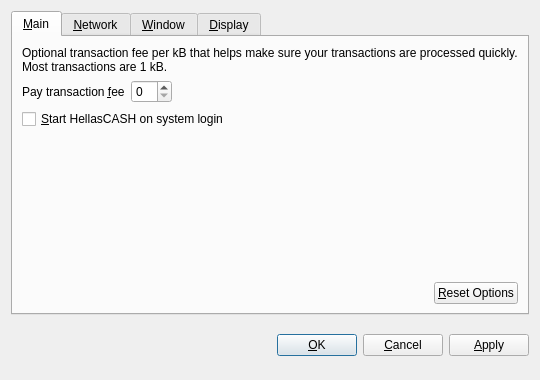
<?xml version="1.0" encoding="UTF-8"?>
<ui version="4.0">
 <class>OptionsDialog</class>
 <widget class="QDialog" name="OptionsDialog">
  <property name="geometry">
   <rect>
    <x>0</x>
    <y>0</y>
    <width>540</width>
    <height>380</height>
   </rect>
  </property>
  <property name="windowTitle">
   <string>Options</string>
  </property>
  <property name="modal">
   <bool>true</bool>
  </property>
  <layout class="QVBoxLayout" name="verticalLayout">
   <item>
    <widget class="QTabWidget" name="tabWidget">
     <property name="tabPosition">
      <enum>QTabWidget::North</enum>
     </property>
     <property name="currentIndex">
      <number>0</number>
     </property>
     <widget class="QWidget" name="tabMain">
      <attribute name="title">
       <string>&amp;Main</string>
      </attribute>
      <layout class="QVBoxLayout" name="verticalLayout_Main">
       <item>
        <widget class="QLabel" name="transactionFeeInfoLabel">
         <property name="text">
          <string>Optional transaction fee per kB that helps make sure your transactions are processed quickly. Most transactions are 1 kB.</string>
         </property>
         <property name="textFormat">
          <enum>Qt::PlainText</enum>
         </property>
         <property name="wordWrap">
          <bool>true</bool>
         </property>
        </widget>
       </item>
       <item>
        <layout class="QHBoxLayout" name="horizontalLayout_1_Main">
         <item>
          <widget class="QLabel" name="transactionFeeLabel">
           <property name="text">
            <string>Pay transaction &amp;fee</string>
           </property>
           <property name="textFormat">
            <enum>Qt::PlainText</enum>
           </property>
           <property name="buddy">
            <cstring>transactionFee</cstring>
           </property>
          </widget>
         </item>
         <item>
          <widget class="BitcoinAmountField" name="transactionFee"/>
         </item>
         <item>
          <spacer name="horizontalSpacer_1_Main">
           <property name="orientation">
            <enum>Qt::Horizontal</enum>
           </property>
           <property name="sizeHint" stdset="0">
            <size>
             <width>40</width>
             <height>20</height>
            </size>
           </property>
          </spacer>
         </item>
        </layout>
       </item>
       <item>
        <widget class="QCheckBox" name="bitcoinAtStartup">
         <property name="toolTip">
          <string>Automatically start HellasCASH after logging in to the system.</string>
         </property>
         <property name="text">
          <string>&amp;Start HellasCASH on system login</string>
         </property>
        </widget>
       </item>
       <item>
        <spacer name="verticalSpacer_Main">
         <property name="orientation">
          <enum>Qt::Vertical</enum>
         </property>
         <property name="sizeHint" stdset="0">
          <size>
           <width>20</width>
           <height>40</height>
          </size>
         </property>
        </spacer>
       </item>
       <item>
        <layout class="QHBoxLayout" name="horizontalLayout_2_Main">
         <item>
          <spacer name="horizontalSpacer_2_Main">
           <property name="orientation">
            <enum>Qt::Horizontal</enum>
           </property>
           <property name="sizeHint" stdset="0">
            <size>
             <width>40</width>
             <height>20</height>
            </size>
           </property>
          </spacer>
         </item>
         <item>
          <widget class="QPushButton" name="resetButton">
           <property name="toolTip">
            <string>Reset all client options to default.</string>
           </property>
           <property name="text">
            <string>&amp;Reset Options</string>
           </property>
           <property name="autoDefault">
            <bool>false</bool>
           </property>
          </widget>
         </item>
        </layout>
       </item>
      </layout>
     </widget>
     <widget class="QWidget" name="tabNetwork">
      <attribute name="title">
       <string>&amp;Network</string>
      </attribute>
      <layout class="QVBoxLayout" name="verticalLayout_Network">
       <item>
        <widget class="QCheckBox" name="mapPortUpnp">
         <property name="toolTip">
          <string>Automatically open the HellasCASH client port on the router. This only works when your router supports UPnP and it is enabled.</string>
         </property>
         <property name="text">
          <string>Map port using &amp;UPnP</string>
         </property>
        </widget>
       </item>
       <item>
        <widget class="QCheckBox" name="connectSocks">
         <property name="toolTip">
          <string>Connect to the HellasCASH network through a SOCKS proxy (e.g. when connecting through Tor).</string>
         </property>
         <property name="text">
          <string>&amp;Connect through SOCKS proxy:</string>
         </property>
        </widget>
       </item>
       <item>
        <layout class="QHBoxLayout" name="horizontalLayout_Network">
         <item>
          <widget class="QLabel" name="proxyIpLabel">
           <property name="text">
            <string>Proxy &amp;IP:</string>
           </property>
           <property name="textFormat">
            <enum>Qt::PlainText</enum>
           </property>
           <property name="buddy">
            <cstring>proxyIp</cstring>
           </property>
          </widget>
         </item>
         <item>
          <widget class="QValidatedLineEdit" name="proxyIp">
           <property name="maximumSize">
            <size>
             <width>140</width>
             <height>16777215</height>
            </size>
           </property>
           <property name="toolTip">
            <string>IP address of the proxy (e.g. 127.0.0.1)</string>
           </property>
          </widget>
         </item>
         <item>
          <widget class="QLabel" name="proxyPortLabel">
           <property name="text">
            <string>&amp;Port:</string>
           </property>
           <property name="textFormat">
            <enum>Qt::PlainText</enum>
           </property>
           <property name="buddy">
            <cstring>proxyPort</cstring>
           </property>
          </widget>
         </item>
         <item>
          <widget class="QLineEdit" name="proxyPort">
           <property name="maximumSize">
            <size>
             <width>55</width>
             <height>16777215</height>
            </size>
           </property>
           <property name="toolTip">
            <string>Port of the proxy (e.g. 9050)</string>
           </property>
          </widget>
         </item>
         <item>
          <widget class="QLabel" name="socksVersionLabel">
           <property name="text">
            <string>SOCKS &amp;Version:</string>
           </property>
           <property name="textFormat">
            <enum>Qt::PlainText</enum>
           </property>
           <property name="buddy">
            <cstring>socksVersion</cstring>
           </property>
          </widget>
         </item>
         <item>
          <widget class="QValueComboBox" name="socksVersion">
           <property name="toolTip">
            <string>SOCKS version of the proxy (e.g. 5)</string>
           </property>
          </widget>
         </item>
         <item>
          <spacer name="horizontalSpacer_Network">
           <property name="orientation">
            <enum>Qt::Horizontal</enum>
           </property>
           <property name="sizeHint" stdset="0">
            <size>
             <width>40</width>
             <height>20</height>
            </size>
           </property>
          </spacer>
         </item>
        </layout>
       </item>
       <item>
        <spacer name="verticalSpacer_Network">
         <property name="orientation">
          <enum>Qt::Vertical</enum>
         </property>
         <property name="sizeHint" stdset="0">
          <size>
           <width>20</width>
           <height>40</height>
          </size>
         </property>
        </spacer>
       </item>
      </layout>
     </widget>
     <widget class="QWidget" name="tabWindow">
      <attribute name="title">
       <string>&amp;Window</string>
      </attribute>
      <layout class="QVBoxLayout" name="verticalLayout_Window">
       <item>
        <widget class="QCheckBox" name="minimizeToTray">
         <property name="toolTip">
          <string>Show only a tray icon after minimizing the window.</string>
         </property>
         <property name="text">
          <string>&amp;Minimize to the tray instead of the taskbar</string>
         </property>
        </widget>
       </item>
       <item>
        <widget class="QCheckBox" name="minimizeOnClose">
         <property name="toolTip">
          <string>Minimize instead of exit the application when the window is closed. When this option is enabled, the application will be closed only after selecting Quit in the menu.</string>
         </property>
         <property name="text">
          <string>M&amp;inimize on close</string>
         </property>
        </widget>
       </item>
       <item>
        <spacer name="verticalSpacer_Window">
         <property name="orientation">
          <enum>Qt::Vertical</enum>
         </property>
         <property name="sizeHint" stdset="0">
          <size>
           <width>20</width>
           <height>40</height>
          </size>
         </property>
        </spacer>
       </item>
      </layout>
     </widget>
     <widget class="QWidget" name="tabDisplay">
      <attribute name="title">
       <string>&amp;Display</string>
      </attribute>
      <layout class="QVBoxLayout" name="verticalLayout_Display">
       <item>
        <layout class="QHBoxLayout" name="horizontalLayout_1_Display">
         <item>
          <widget class="QLabel" name="langLabel">
           <property name="text">
            <string>User Interface &amp;language:</string>
           </property>
           <property name="textFormat">
            <enum>Qt::PlainText</enum>
           </property>
           <property name="buddy">
            <cstring>lang</cstring>
           </property>
          </widget>
         </item>
         <item>
          <widget class="QValueComboBox" name="lang">
           <property name="toolTip">
            <string>The user interface language can be set here. This setting will take effect after restarting HellasCASH.</string>
           </property>
          </widget>
         </item>
        </layout>
       </item>
       <item>
        <layout class="QHBoxLayout" name="horizontalLayout_2_Display">
         <item>
          <widget class="QLabel" name="unitLabel">
           <property name="text">
            <string>&amp;Unit to show amounts in:</string>
           </property>
           <property name="textFormat">
            <enum>Qt::PlainText</enum>
           </property>
           <property name="buddy">
            <cstring>unit</cstring>
           </property>
          </widget>
         </item>
         <item>
          <widget class="QValueComboBox" name="unit">
           <property name="toolTip">
            <string>Choose the default subdivision unit to show in the interface and when sending coins.</string>
           </property>
          </widget>
         </item>
        </layout>
       </item>
       <item>
        <widget class="QCheckBox" name="displayAddresses">
         <property name="toolTip">
          <string>Whether to show HellasCASH addresses in the transaction list or not.</string>
         </property>
         <property name="text">
          <string>&amp;Display addresses in transaction list</string>
         </property>
        </widget>
       </item>
       <item>
        <spacer name="verticalSpacer_Display">
         <property name="orientation">
          <enum>Qt::Vertical</enum>
         </property>
         <property name="sizeHint" stdset="0">
          <size>
           <width>20</width>
           <height>40</height>
          </size>
         </property>
        </spacer>
       </item>
      </layout>
     </widget>
    </widget>
   </item>
   <item>
    <layout class="QHBoxLayout" name="horizontalLayout_Buttons">
     <item>
      <spacer name="horizontalSpacer_1">
       <property name="orientation">
        <enum>Qt::Horizontal</enum>
       </property>
       <property name="sizeHint" stdset="0">
        <size>
         <width>40</width>
         <height>48</height>
        </size>
       </property>
      </spacer>
     </item>
     <item>
      <widget class="QLabel" name="statusLabel">
       <property name="font">
        <font>
         <weight>75</weight>
         <bold>true</bold>
        </font>
       </property>
       <property name="text">
        <string/>
       </property>
       <property name="textFormat">
        <enum>Qt::PlainText</enum>
       </property>
       <property name="wordWrap">
        <bool>true</bool>
       </property>
      </widget>
     </item>
     <item>
      <spacer name="horizontalSpacer_2">
       <property name="orientation">
        <enum>Qt::Horizontal</enum>
       </property>
       <property name="sizeHint" stdset="0">
        <size>
         <width>40</width>
         <height>48</height>
        </size>
       </property>
      </spacer>
     </item>
     <item>
      <widget class="QPushButton" name="okButton">
       <property name="text">
        <string>&amp;OK</string>
       </property>
      </widget>
     </item>
     <item>
      <widget class="QPushButton" name="cancelButton">
       <property name="text">
        <string>&amp;Cancel</string>
       </property>
       <property name="autoDefault">
        <bool>false</bool>
       </property>
      </widget>
     </item>
     <item>
      <widget class="QPushButton" name="applyButton">
       <property name="text">
        <string>&amp;Apply</string>
       </property>
       <property name="autoDefault">
        <bool>false</bool>
       </property>
      </widget>
     </item>
    </layout>
   </item>
  </layout>
 </widget>
 <customwidgets>
  <customwidget>
   <class>BitcoinAmountField</class>
   <extends>QSpinBox</extends>
   <header>bitcoinamountfield.h</header>
  </customwidget>
  <customwidget>
   <class>QValueComboBox</class>
   <extends>QComboBox</extends>
   <header>qvaluecombobox.h</header>
  </customwidget>
  <customwidget>
   <class>QValidatedLineEdit</class>
   <extends>QLineEdit</extends>
   <header>qvalidatedlineedit.h</header>
  </customwidget>
 </customwidgets>
 <resources/>
 <connections/>
</ui>
